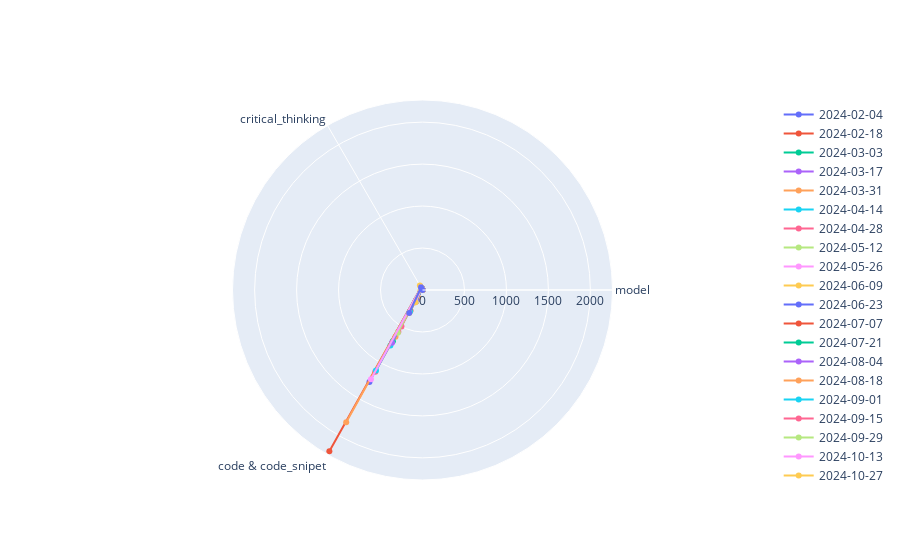

Here is the notebook cell this chart was saved with:
### Code cell
progress_web(instances, "tags", "inferred_date", ts_delta="2w", groups=["model", ["code", "code_snipet"], "critical_thinking"]).show()

### Figure 1 — Plotly figure (JSON) as saved in the notebook; plotly's stock layout.template omitted (floating-point values rounded to 4 significant figures)
{"data": [{"name": "2024-02-04", "r": [0, 6, 0], "theta": ["model", "critical_thinking", "code & code_snipet"], "type": "scatterpolar"}, {"name": "2024-02-18", "r": [0, 25, 0], "theta": ["model", "critical_thinking", "code & code_snipet"], "type": "scatterpolar"}, {"name": "2024-03-03", "r": [0, 10, 0], "theta": ["model", "critical_thinking", "code & code_snipet"], "type": "scatterpolar"}, {"name": "2024-03-17", "r": [0, 10, 0], "theta": ["model", "critical_thinking", "code & code_snipet"], "type": "scatterpolar"}, {"name": "2024-03-31", "r": [0, 27, 104], "theta": ["model", "critical_thinking", "code & code_snipet"], "type": "scatterpolar"}, {"name": "2024-04-14", "r": [0, 14, 765], "theta": ["model", "critical_thinking", "code & code_snipet"], "type": "scatterpolar"}, {"name": "2024-04-28", "r": [0, 14, 1125], "theta": ["model", "critical_thinking", "code & code_snipet"], "type": "scatterpolar"}, {"name": "2024-05-12", "r": [0, 14, 140], "theta": ["model", "critical_thinking", "code & code_snipet"], "type": "scatterpolar"}, {"name": "2024-05-26", "r": [0, 14, 141], "theta": ["model", "critical_thinking", "code & code_snipet"], "type": "scatterpolar"}, {"name": "2024-06-09", "r": [0, 14, 141], "theta": ["model", "critical_thinking", "code & code_snipet"], "type": "scatterpolar"}, {"name": "2024-06-23", "r": [0, 14, 141], "theta": ["model", "critical_thinking", "code & code_snipet"], "type": "scatterpolar"}, {"name": "2024-07-07", "r": [0, 14, 287], "theta": ["model", "critical_thinking", "code & code_snipet"], "type": "scatterpolar"}, {"name": "2024-07-21", "r": [0, 14, 144], "theta": ["model", "critical_thinking", "code & code_snipet"], "type": "scatterpolar"}, {"name": "2024-08-04", "r": [0, 14, 145], "theta": ["model", "critical_thinking", "code & code_snipet"], "type": "scatterpolar"}, {"name": "2024-08-18", "r": [0, 26, 147], "theta": ["model", "critical_thinking", "code & code_snipet"], "type": "scatterpolar"}, {"name": "2024-09-01", "r": [0, 26, 297], "theta": ["model", "critical_thinking", "code & code_snipet"], "type": "scatterpolar"}, {"name": "2024-09-15", "r": [0, 26, 149], "theta": ["model", "critical_thinking", "code & code_snipet"], "type": "scatterpolar"}, {"name": "2024-09-29", "r": [0, 26, 149], "theta": ["model", "critical_thinking", "code & code_snipet"], "type": "scatterpolar"}, {"name": "2024-10-13", "r": [0, 26, 149], "theta": ["model", "critical_thinking", "code & code_snipet"], "type": "scatterpolar"}, {"name": "2024-10-27", "r": [0, 26, 149], "theta": ["model", "critical_thinking", "code & code_snipet"], "type": "scatterpolar"}, {"name": "2024-11-10", "r": [0, 26, 149], "theta": ["model", "critical_thinking", "code & code_snipet"], "type": "scatterpolar"}, {"name": "2024-11-24", "r": [0, 26, 150], "theta": ["model", "critical_thinking", "code & code_snipet"], "type": "scatterpolar"}, {"name": "2024-12-08", "r": [0, 26, 151], "theta": ["model", "critical_thinking", "code & code_snipet"], "type": "scatterpolar"}, {"name": "2024-12-22", "r": [0, 27, 152], "theta": ["model", "critical_thinking", "code & code_snipet"], "type": "scatterpolar"}, {"name": "2025-01-05", "r": [0, 27, 643], "theta": ["model", "critical_thinking", "code & code_snipet"], "type": "scatterpolar"}, {"name": "2025-01-19", "r": [0, 27, 165], "theta": ["model", "critical_thinking", "code & code_snipet"], "type": "scatterpolar"}, {"name": "2025-02-02", "r": [0, 27, 501], "theta": ["model", "critical_thinking", "code & code_snipet"], "type": "scatterpolar"}, {"name": "2025-02-16", "r": [0, 27, 168], "theta": ["model", "critical_thinking", "code & code_snipet"], "type": "scatterpolar"}, {"name": "2025-03-02", "r": [0, 27, 168], "theta": ["model", "critical_thinking", "code & code_snipet"], "type": "scatterpolar"}, {"name": "2025-03-16", "r": [0, 63, 169], "theta": ["model", "critical_thinking", "code & code_snipet"], "type": "scatterpolar"}, {"name": "2025-03-30", "r": [0, 34, 1264], "theta": ["model", "critical_thinking", "code & code_snipet"], "type": "scatterpolar"}, {"name": "2025-04-13", "r": [0, 34, 2219], "theta": ["model", "critical_thinking", "code & code_snipet"], "type": "scatterpolar"}, {"name": "2025-04-27", "r": [0, 34, 706], "theta": ["model", "critical_thinking", "code & code_snipet"], "type": "scatterpolar"}, {"name": "2025-05-11", "r": [0, 34, 726], "theta": ["model", "critical_thinking", "code & code_snipet"], "type": "scatterpolar"}, {"name": "2025-05-25", "r": [0, 34, 1818], "theta": ["model", "critical_thinking", "code & code_snipet"], "type": "scatterpolar"}, {"name": "2025-06-08", "r": [0, 34, 1108], "theta": ["model", "critical_thinking", "code & code_snipet"], "type": "scatterpolar"}, {"name": "2025-06-22", "r": [0, 34, 575], "theta": ["model", "critical_thinking", "code & code_snipet"], "type": "scatterpolar"}, {"name": "2025-07-06", "r": [0, 34, 587], "theta": ["model", "critical_thinking", "code & code_snipet"], "type": "scatterpolar"}, {"name": "2025-07-20", "r": [0, 34, 1228], "theta": ["model", "critical_thinking", "code & code_snipet"], "type": "scatterpolar"}, {"name": "2025-08-03", "r": [0, 34, 317], "theta": ["model", "critical_thinking", "code & code_snipet"], "type": "scatterpolar"}, {"name": "2025-08-17", "r": [0, 34, 317], "theta": ["model", "critical_thinking", "code & code_snipet"], "type": "scatterpolar"}], "layout": {}}
